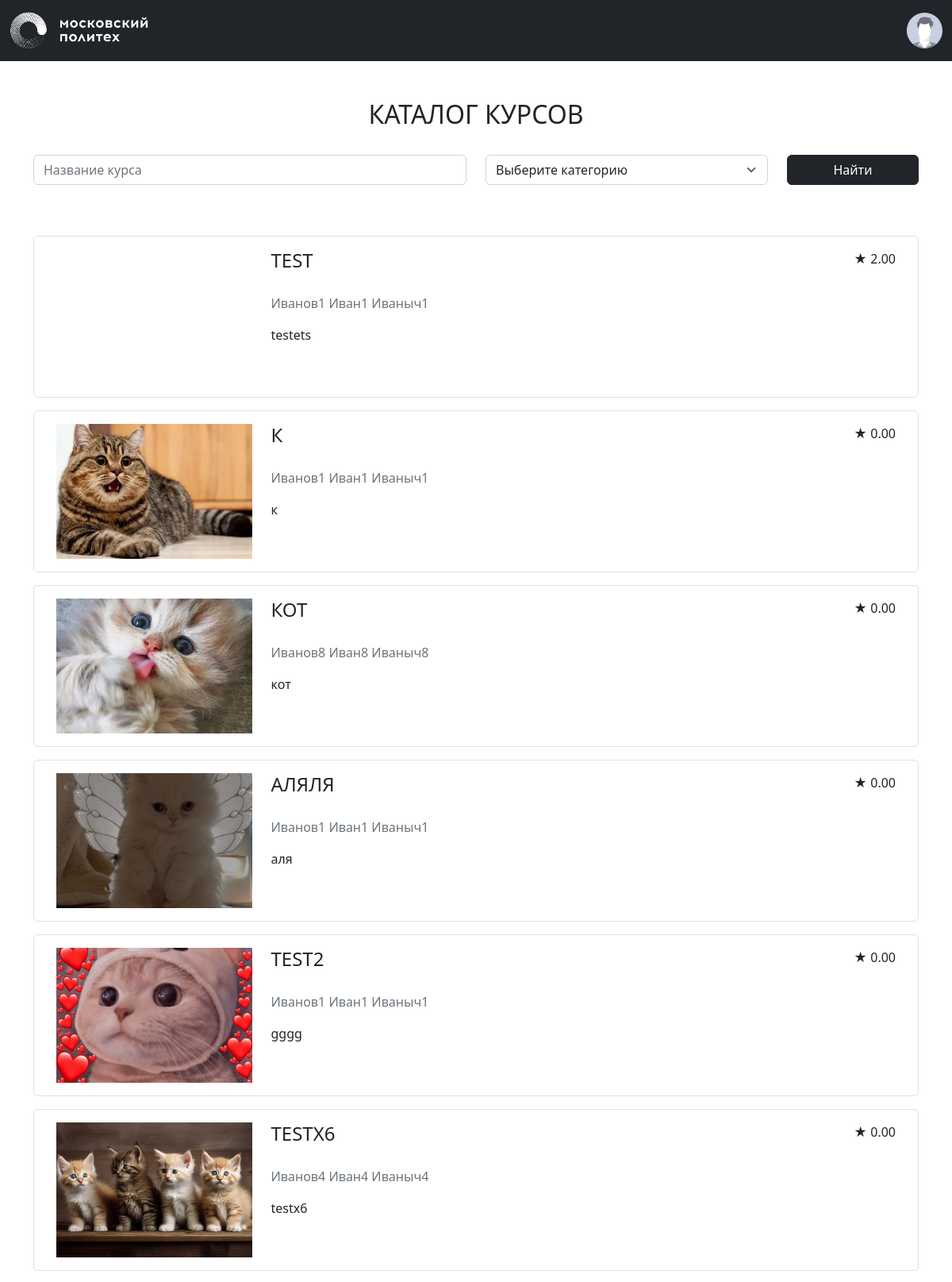
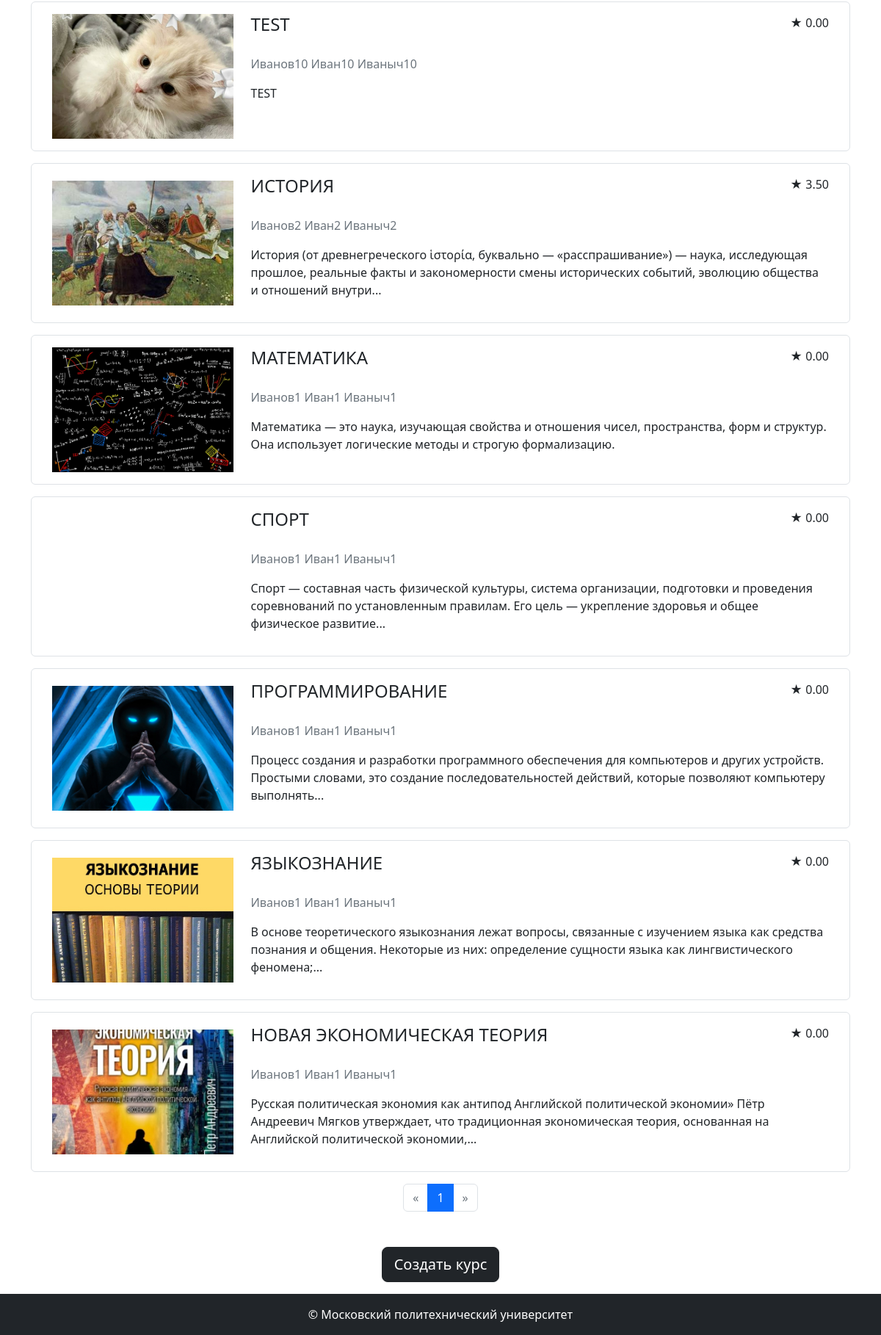
The page /courses/ (signed in) on the database its author committed (2 pictures, top to bottom).
### app/models.py (models this page shows, shortened)
class Base(DeclarativeBase):
  metadata = MetaData(naming_convention={
        "ix": 'ix_%(column_0_label)s',
        "uq": "uq_%(table_name)s_%(column_0_name)s",
        "ck": "ck_%(table_name)s_%(constraint_name)s",
        "fk": "fk_%(table_name)s_%(column_0_name)s_%(referred_table_name)s",
        "pk": "pk_%(table_name)s"
    })

class Course(Base):
    __tablename__ = 'courses'
    id: Mapped[int] = mapped_column(primary_key=True)
    name: Mapped[str] = mapped_column(String(100))
    short_desc: Mapped[str] = mapped_column(Text)
    full_desc: Mapped[str] = mapped_column(Text)
    rating_sum: Mapped[int] = mapped_column(default=0)
    rating_num: Mapped[int] = mapped_column(default=0)
    category_id: Mapped[int] = mapped_column(ForeignKey("categories.id"))
    author_id: Mapped[int] = mapped_column(ForeignKey("users.id"))
    background_image_id: Mapped[Optional[str]] = mapped_column(ForeignKey("images.id"))
    created_at: Mapped[datetime] = mapped_column(default=datetime.now)
    author: Mapped["User"] = relationship()
    category: Mapped["Category"] = relationship(lazy=False)
    bg_image: Mapped[Optional["Image"]] = relationship()
    reviews: Mapped[List["Review"]] = relationship(back_populates="course")
    @property
    def rating(self):
        if self.rating_num > 0:
            return self.rating_sum / self.rating_num
        return 0

class User(Base, UserMixin):
    __tablename__ = 'users'
    id: Mapped[int] = mapped_column(primary_key=True)
    first_name: Mapped[str] = mapped_column(String(100))
    last_name: Mapped[str] = mapped_column(String(100))
    middle_name: Mapped[Optional[str]] = mapped_column(String(100))
    login: Mapped[str] = mapped_column(String(100), unique=True)
    password_hash: Mapped[str] = mapped_column(String(200))
    created_at: Mapped[datetime] = mapped_column(default=datetime.now)
    @property
    def full_name(self):
        return ' '.join([self.last_name, self.first_name, self.middle_name or ''])

### app/courses.py (the view)
@bp.route('/')
def index():
    courses = CoursesFilter(**search_params()).perform()
    pagination = db.paginate(courses)
    courses = pagination.items
    categories = db.session.execute(db.select(Category)).scalars()
    return render_template('courses/index.html',
                           courses=courses,
                           categories=categories,
                           pagination=pagination,
                           search_params=search_params())

### app/auth.py (called while the page is built)
def load_user(user_id):
    user = db.session.execute(db.select(User).filter_by(id=user_id)).scalar()
    return user

### app/courses.py (called while the page is built)
def search_params():
    return {
        'name': request.args.get('name'),
        'category_ids': [x for x in request.args.getlist('category_ids') if x],
    }

### app/tools.py (called while the page is built)
    def perform(self):
        self.__filter_by_name()
        self.__filter_by_category_ids()
        return self.query.order_by(Course.created_at.desc())

    def __filter_by_name(self):
        if self.name:
            self.query = self.query.filter(
                Course.name.ilike('%' + self.name + '%'))

    def __filter_by_category_ids(self):
        if self.category_ids:
            self.query = self.query.filter(
                Course.category_id.in_(self.category_ids))

### app/templates/courses/index.html (shortened to what this page needs)
{% extends 'base.html' %}
{% from 'pagination.html' import render_pagination %}
{% block content %}
<div class="container">
    <div class="my-5">
        <h2 class="mb-3 text-center text-uppercase font-weight-bold">Каталог курсов</h2>
        <form class="mb-5 mt-3 row align-items-center">
            <div class="col-md-6 my-3">
                <input autocomplete="off" type="text" class="form-control" id="course-name" name="name" value="{{ request.args.get('name') or '' }}" placeholder="Название курса">
            </div>
            <div class="col-md-4 my-3">
                <select class="form-select" id="course-category" name="category_ids" title="Категория курса">
                    <option value="">Выберите категорию</option>
                </select>
            </div>
            <div class="col-md-2 my-3 align-self-end">
                <button type="submit" class="btn btn-dark w-100 mt-auto">Найти</button>
            </div>
        </form>
    </div>
    <div class="courses-list container-fluid mt-3 mb-3">
        {% for course in courses %}
            <div class="row p-3 border rounded mb-3" data-url="{{ url_for('courses.show', course_id=course.id) }}">
                <div class="col-md-3 mb-3 mb-md-0 d-flex align-items-center justify-content-center">
                    <div class="course-logo" style="background-image: url({{ url_for('image', image_id=course.background_image_id) }});">
                    </div>
                </div>
                <div class="col-md-9 align-items-center">
                    <div class="d-flex">
                        <h4 class="text-uppercase">{{ course.name }}</h4>
                        <p class="ms-auto rating">
                            <span>★</span> <span>{{ "%.2f" | format(course.rating) }}</span>
                        </p>
                    </div>
                    <p class="text-muted my-3">{{ course.author.full_name }}</p>
                    <p>{{ course.short_desc | truncate(200) }}</p>
                </div>
            </div>
        {% endfor %}
    </div>
    <div class="mb-5">
        {{ render_pagination(pagination, request.endpoint, search_params) }}
    </div>
    {% if current_user.is_authenticated %}
        <div class="text-center my-3">
            <a class="btn btn-lg btn-dark" href="{{ url_for('courses.new') }}">Создать курс</a>
        </div>
    {% endif %}
</div>
{% endblock %}

### app/static/styles.css (style rules this page uses)
.course-logo { min-width: 170px; width: 100%; height: 170px; background-repeat: no-repeat; background-position: center; background-size: cover; }

### rows shown on the page
Course: name "TEST", rating "2.00", author.full_name "Иванов1 Иван1 Иваныч1", short_desc "testets"
Course: background_image (picture), name "К", rating "0.00", author.full_name "Иванов1 Иван1 Иваныч1", short_desc "к"
Course: background_image (picture), name "КОТ", rating "0.00", author.full_name "Иванов8 Иван8 Иваныч8", short_desc "кот"
Course: background_image (picture), name "АЛЯЛЯ", rating "0.00", author.full_name "Иванов1 Иван1 Иваныч1", short_desc "аля"
Course: background_image (picture), name "TEST2", rating "0.00", author.full_name "Иванов1 Иван1 Иваныч1", short_desc "gggg"
Course: background_image (picture), name "TESTX6", rating "0.00", author.full_name "Иванов4 Иван4 Иваныч4", short_desc "testx6"
Course: background_image (picture), name "TEST", rating "0.00", author.full_name "Иванов10 Иван10 Иваныч10", short_desc "TEST"
Course: background_image (picture), name "ИСТОРИЯ", rating "3.50", author.full_name "Иванов2 Иван2 Иваныч2", short_desc "История (от древнегреческого ἱστορία, буквально — «расспрашивание») — наука, исследующая прошлое, реальные факты и закономерности смены исторических событий, эволюцию общества и отношений внутри..."
Course: background_image (picture), name "МАТЕМАТИКА", rating "0.00", author.full_name "Иванов1 Иван1 Иваныч1", short_desc "Математика — это наука, изучающая свойства и отношения чисел, пространства, форм и структур. Она использует логические методы и строгую формализацию."
Course: name "СПОРТ", rating "0.00", author.full_name "Иванов1 Иван1 Иваныч1", short_desc "Спорт — составная часть физической культуры, система организации, подготовки и проведения соревнований по установленным правилам. Его цель — укрепление здоровья и общее физическое развитие..."
Course: background_image (picture), name "ПРОГРАММИРОВАНИЕ", rating "0.00", author.full_name "Иванов1 Иван1 Иваныч1", short_desc "Процесс создания и разработки программного обеспечения для компьютеров и других устройств. Простыми словами, это создание последовательностей действий, которые позволяют компьютеру выполнять..."
Course: background_image (picture), name "ЯЗЫКОЗНАНИЕ", rating "0.00", author.full_name "Иванов1 Иван1 Иваныч1", short_desc "В основе теоретического языкознания лежат вопросы, связанные с изучением языка как средства познания и общения. Некоторые из них: определение сущности языка как лингвистического феномена;..."
Course: background_image (picture), name "НОВАЯ ЭКОНОМИЧЕСКАЯ ТЕОРИЯ", rating "0.00", author.full_name "Иванов1 Иван1 Иваныч1", short_desc "Русская политическая экономия как антипод Английской политической экономии» Пётр Андреевич Мягков утверждает, что традиционная экономическая теория, основанная на Английской политической экономии,..."

### other values the page prints
{{ page }} "1"
